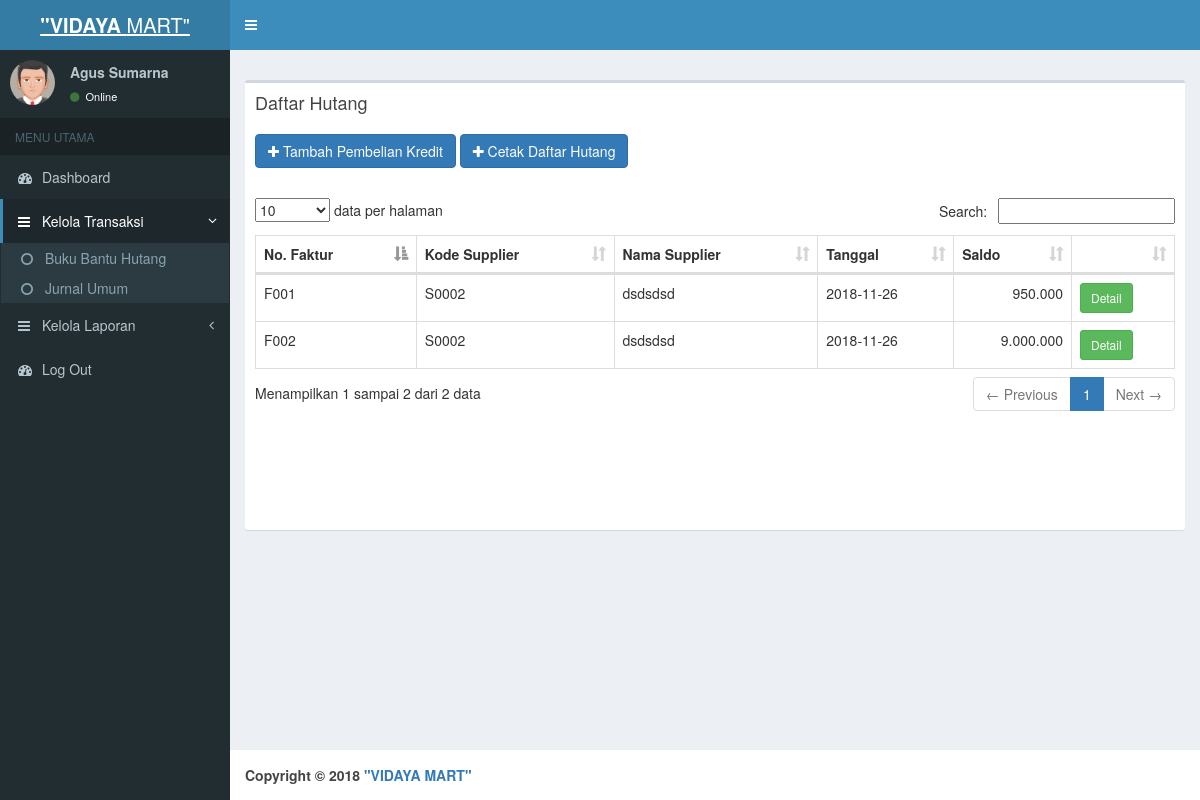
Screenshot of /index.php?page=buku_bantu_hutang (signed in) with the database file from the repository.
### tables this page shows
CREATE TABLE `tabel_jurnal` (
  `id_jurnal` int(11) NOT NULL AUTO_INCREMENT,
  `nomor_faktur` varchar(50) DEFAULT NULL,
  `tgl_jurnal` date DEFAULT NULL,
  `nomor_jurnal` varchar(50) DEFAULT NULL,
  `referensi` varchar(10) DEFAULT NULL,
  `keterangan` varchar(200) DEFAULT NULL,
  `id_akun` int(4) DEFAULT NULL,
  `debet` double DEFAULT NULL,
  `kredit` double DEFAULT NULL,
  `nama_user` varchar(100) DEFAULT NULL,
  PRIMARY KEY (`id_jurnal`)
);

### pages/buku_bantu_hutang.php (the view, shortened to what this page needs)
<?php
require "koneksi.php";
?>
<div class="box" style="min-height: 450px;">
    <div class="box-header">
      <h3 class="box-title">Daftar Hutang</h3>
    </div>
    <div class="box-body">
		<a href="?page=pembelian_kredit" style="margin-bottom: 10px;" class="btn btn-md btn-primary"> <i class="fa fa-plus"></i> Tambah Pembelian Kredit</a>
		<a href="cetak_buku_hutang.php" target="_new" style="margin-bottom: 10px;" class="btn btn-md btn-primary"> <i class="fa fa-plus"></i> Cetak Daftar Hutang</a>
		<div style="margin-top: 20px;">
		<table width="100%" class="table table-bordered" id="tabel">
			<thead>
			  <tr>
			    <th>No. Faktur</th>
			    <th>Kode Supplier</th>
				<th>Nama Supplier</th>
				<th>Tanggal</th>
				<th>Saldo</th>
				<th></th>
			  </tr>
			</thead>
			<tbody>
				<?php
				$query=mysqli_query($con,"SELECT tabel_jurnal.*, ((SUM(tabel_jurnal.kredit))-(SUM(tabel_jurnal.debet))) AS saldo, tabel_supplier.nama_supplier,tabel_supplier.kode_supplier
				FROM tabel_jurnal,tabel_supplier
				WHERE tabel_jurnal.referensi=tabel_supplier.kode_supplier AND tabel_jurnal.id_akun='39'
				GROUP BY
				tabel_jurnal.nomor_faktur,
				tabel_jurnal.referensi
				ORDER BY tabel_jurnal.id_jurnal DESC");
			  while($q=mysqli_fetch_array($query)){
				if ($q[saldo] > 0)
				{
			  ?>
				  <tr>
					<td><?php echo $q['nomor_faktur']?></td>
					<td><?php echo $q['kode_supplier']?></td>
					<td><?php echo $q['nama_supplier']?></td>
					<td><?php echo $q['tgl_jurnal']?></td>
					<td align="right"><?php echo number_format($q[saldo] ,0,',','.')?></td>
					<td><a class="btn btn-sm btn-success" href="?page=data_detil_hutang&no_faktur=<?php echo $q[nomor_faktur];?>">Detail</a></td>
				  </tr>
			  <?php
				}
			  }
			  ?>
			</tbody>
		</table>
	</div></div>
</div>

### rows the page displays
tabel_jurnal: nomor_faktur "F002", kode_supplier "S0002", nama_supplier "dsdsdsd", tgl_jurnal "2018-11-26", q "9.000.000"
tabel_jurnal: nomor_faktur "F001", kode_supplier "S0002", nama_supplier "dsdsdsd", tgl_jurnal "2018-11-26", q "950.000"

### other values shown
$_SESSION['nama'] "Agus Sumarna"
